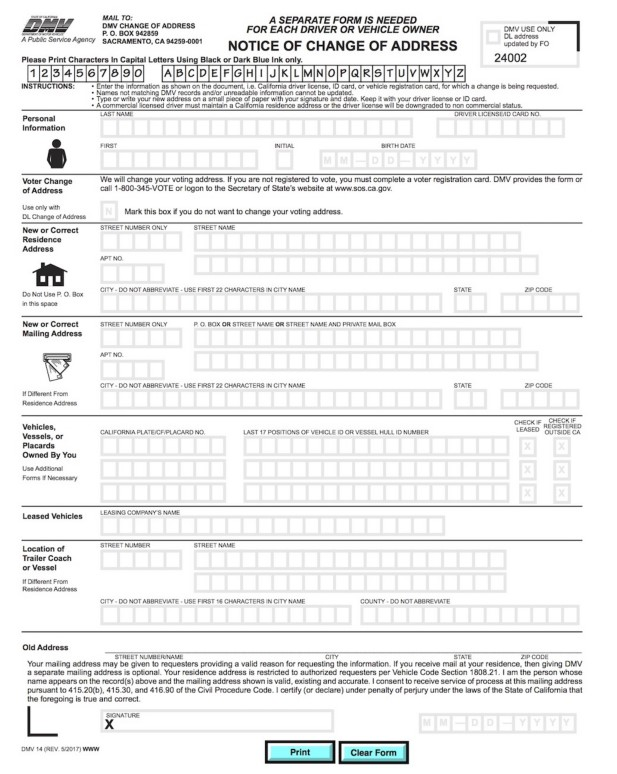
#> input picture original.jpg, 617 x 774 px
$ jupyter execute image_features_alignment.ipynb
#> lines starting #> are read from the running program, lines starting #| are printed output that depends on the picture
[cell 1]
import os
import cv2
import numpy as np

import matplotlib.pyplot as plt

[cell 2]
# Read reference image
refile = "original.jpg"
print("Reading reference image : " ,refile)
im1 = cv2.imread(refile , cv2.IMREAD_COLOR)
#> im1 is the input picture: shape (774, 617, 3); mean B, G, R 238, 238, 237.7
im1 = cv2.cvtColor(im1 , cv2.COLOR_BGR2RGB)

# Read image to be aligned
imFilename = "scanned.jpg"
print("Reading image to align:", imFilename)
im2 = cv2.imread(imFilename, cv2.IMREAD_COLOR)
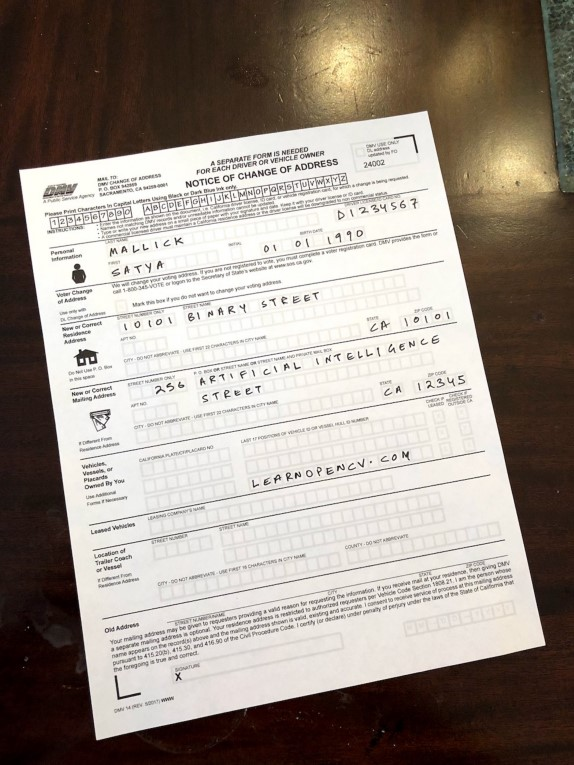
#> input picture scanned.jpg, 574 x 765 px
#> im2 is the input picture: shape (765, 574, 3); mean B, G, R 137.1, 146, 155.8
im2 = cv2.cvtColor(im2, cv2.COLOR_BGR2RGB)

[cell 3]
im1.shape
#> Out = (774, 617, 3)

[cell 4]
#resized_im2 = cv2.resize(im2, dsize=(990,401), interpolation=cv2.INTER_AREA)

[cell 5]
#displaying images
plt.figure(figsize=(20,10))

plt.subplot(131); plt.title("Reference Image"); plt.imshow(im1)
plt.subplot(132); plt.title("Scanned Form"); plt.imshow(im2)
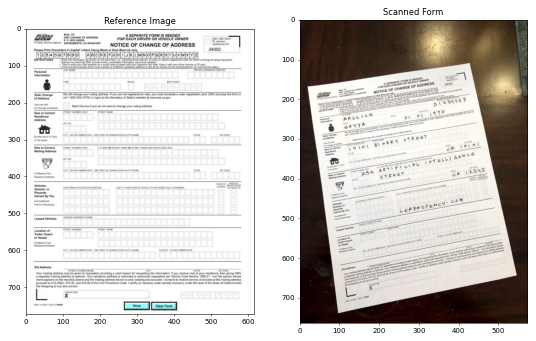
#> figure drawn by matplotlib, 2 panels

[cell 6]
#convert images to grayscale
im1_gray = cv2.cvtColor(im1 , cv2.COLOR_BGR2GRAY)
im2_gray = cv2.cvtColor(im2 , cv2.COLOR_BGR2GRAY)
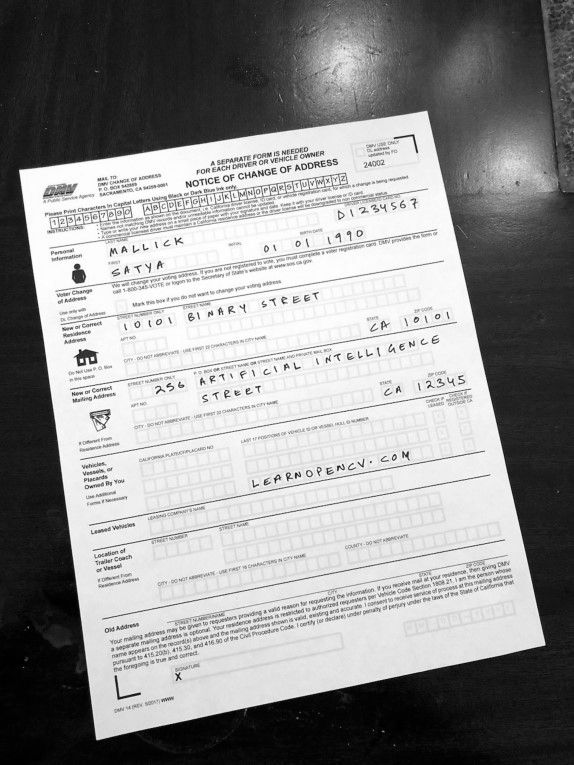
#> im2_gray: shape (765, 574); min 0, max 255, mean 144.5

#detect ORB features and compute descriptors
max_num_features = 500
orb = cv2.ORB_create(max_num_features)

keypoints1, descriptors1 = orb.detectAndCompute(im1_gray, None)
#> keypoints1 = 500 keypoints; strongest (x, y, size): (353, 47, 31), (288, 44, 31), (358, 49, 31), (374, 44, 31)
keypoints2, descriptors2 = orb.detectAndCompute(im2_gray, None)
#> keypoints2 = 500 keypoints; strongest (x, y, size): (92, 359, 31), (81, 361, 31), (90, 362, 37.2), (84, 364, 37.2)

# Display
im1_display = cv2.drawKeypoints(im1, keypoints1, outImage=np.array([]),
                                color=(255, 0, 0), flags=cv2.DRAW_MATCHES_FLAGS_DRAW_RICH_KEYPOINTS)
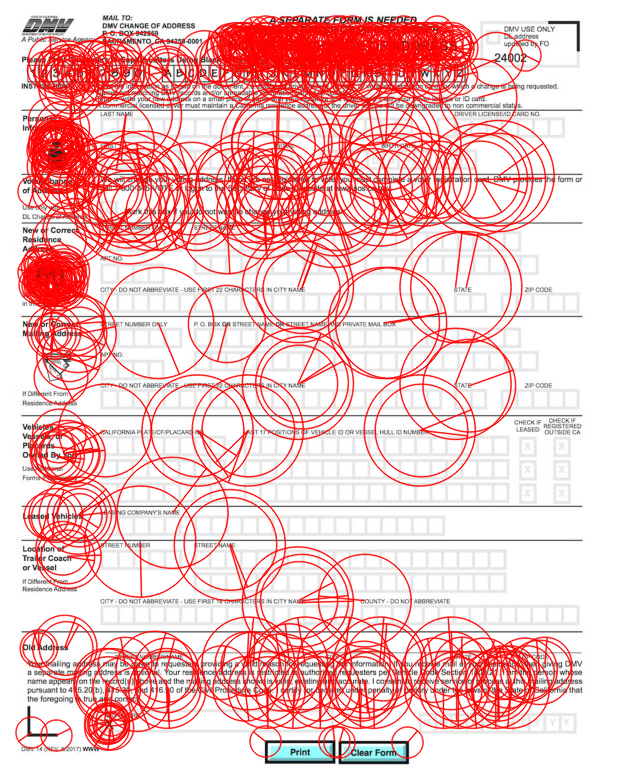
#> im1_display: shape (774, 617, 3); mean R, G, B 242.6, 196.6, 196.6

im2_display = cv2.drawKeypoints(im2, keypoints2, outImage=np.array([]),
                                color=(255, 0, 0), flags=cv2.DRAW_MATCHES_FLAGS_DRAW_RICH_KEYPOINTS)
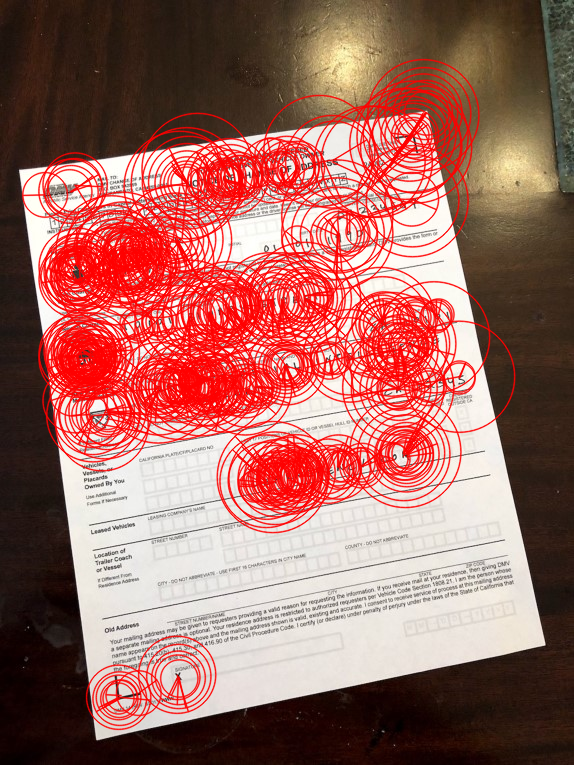
#> im2_display: shape (765, 574, 3); mean R, G, B 161.3, 106.2, 98.3

How to use the cv2.ORB_create() function to detect and describe features in an image using the ORB algorithm.

The first line of code creates an ORB object with the specified maximum number of features to retain. The second line of code detects and describes features in the first image, im1_gray, and stores the results in the variables keypoints1 and descriptors1.

The third line of code draws the keypoints on the first image and returns the resulting image in the variable im1_display. The cv2.drawKeypoints() function takes the following arguments:

image: The input image.

keypoints: A list of keypoints detected in the image.

outImage: The output image. If None, a new image will be created.

color: The color to draw the keypoints.

flags: A set of flags that control how the keypoints are drawn.

In this case, we are setting the flags argument to cv2.DRAW_MATCHES_FLAGS_DRAW_RICH_KEYPOINTS, which tells the function to draw the keypoints as circles with a color that indicates the orientation of the keypoint.

[cell 7]
plt.figure(figsize=[20,10])
plt.subplot(121); plt.axis('off'); plt.imshow(im1_display); plt.title("Original Form");
plt.subplot(122); plt.axis('off'); plt.imshow(im2_display); plt.title("Scanned Form");

Matching keypoints in two images

[cell 8]
#match features
matcher = cv2.DescriptorMatcher_create(cv2.DESCRIPTOR_MATCHER_BRUTEFORCE_HAMMING)

# Converting to list for sorting as tuples are immutable objects.
matches = list(matcher.match(descriptors1, descriptors2, None))
#> matches = 500 matches

# Sort matches by score
matches.sort(key=lambda x: x.distance, reverse=False)

# Remove not so good matches
numGoodMatches = int(len(matches) * 0.1)
#> numGoodMatches = 50
matches = matches[:numGoodMatches]
#> matches = 50 matches

[cell 9]
# Draw top matches
im_matches = cv2.drawMatches(im1, keypoints1, im2, keypoints2, matches, None)
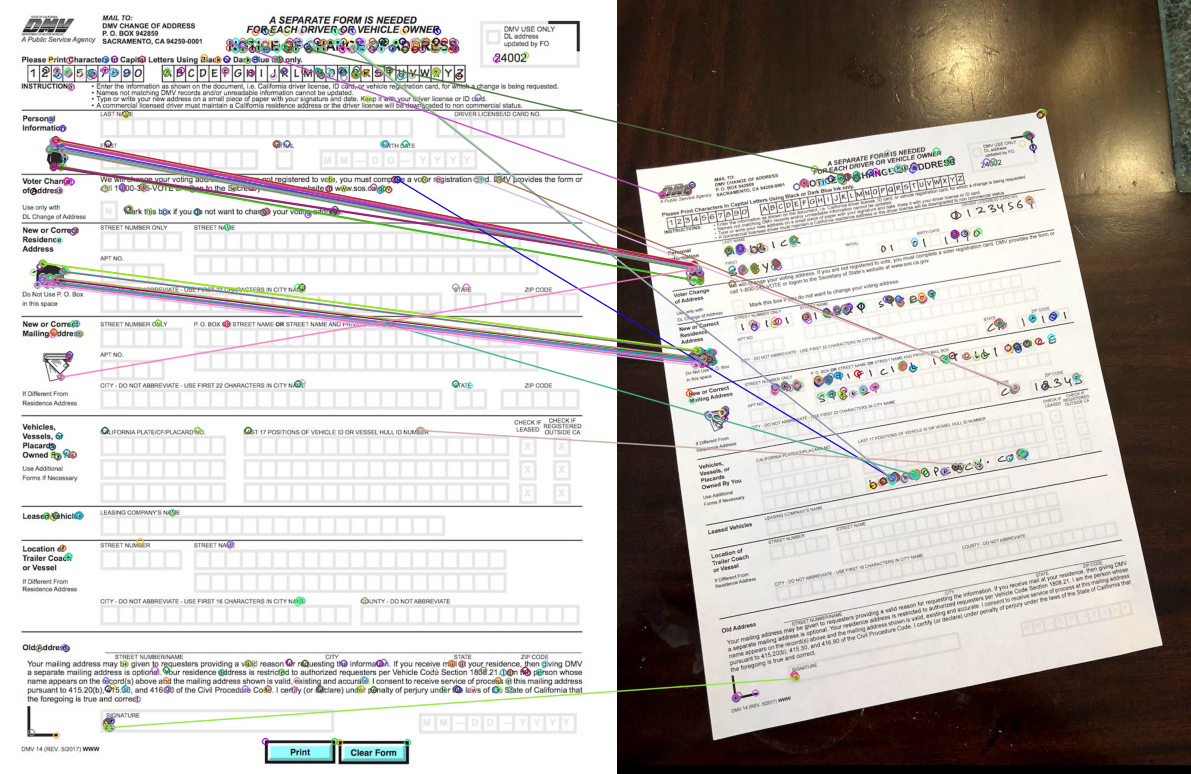
#> im_matches: shape (774, 1191, 3); mean R, G, B 194.4, 189.4, 185.4

plt.figure(figsize=[40, 10])
plt.imshow(im_matches);plt.axis("off");plt.title("Original Form")

Find Homography

[cell 10]
# Extract location of good matches
points1 = np.zeros((len(matches), 2), dtype=np.float32)
#> points1 = 50 pairs, first value 0 to 0, second value 0 to 0
points2 = np.zeros((len(matches), 2), dtype=np.float32)
#> points2 = 50 pairs, first value 0 to 0, second value 0 to 0

for i, match in enumerate(matches):
    points1[i, :] = keypoints1[match.queryIdx].pt
    points2[i, :] = keypoints2[match.trainIdx].pt
#> this loop made 50 passes
#> after the loop, points1 = 50 pairs, first value 37.2 to 498.7, second value 42 to 727.2; points2 = 50 pairs, first value 44.64 to 397.7, second value 178 to 678

# Find homography
h, mask = cv2.findHomography(points2, points1, cv2.RANSAC)
#> h = [[1.7, -0.223, -4.47], [0.326, 1.89, -356.3], [0.000238, 0.000657, 1]]; mask = 50 values, max 1 at index 0, min 0 at index 11, mean 0.62

Wrap Image

[cell 11]
# Use homography to warp image
height, width, channels = im1.shape
#> height = 774; width = 617; channels = 3
im2_reg = cv2.warpPerspective(im2, h, (width, height))
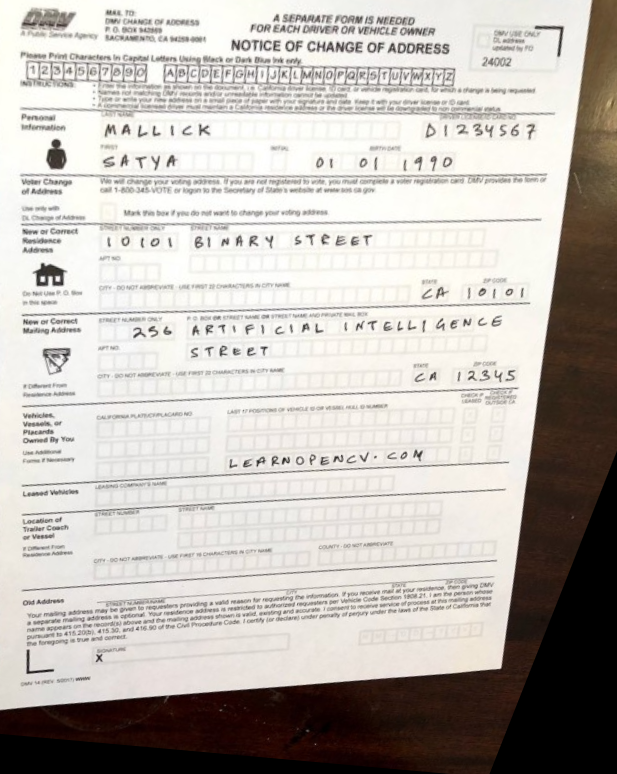
#> im2_reg: shape (774, 617, 3); mean R, G, B 189.1, 183.9, 178.6

# Display results
plt.figure(figsize=[20, 10])
plt.subplot(121);plt.imshow(im1);    plt.axis("off");plt.title("Original Form")
plt.subplot(122);plt.imshow(im2_reg);plt.axis("off");plt.title("Scanned Form")
